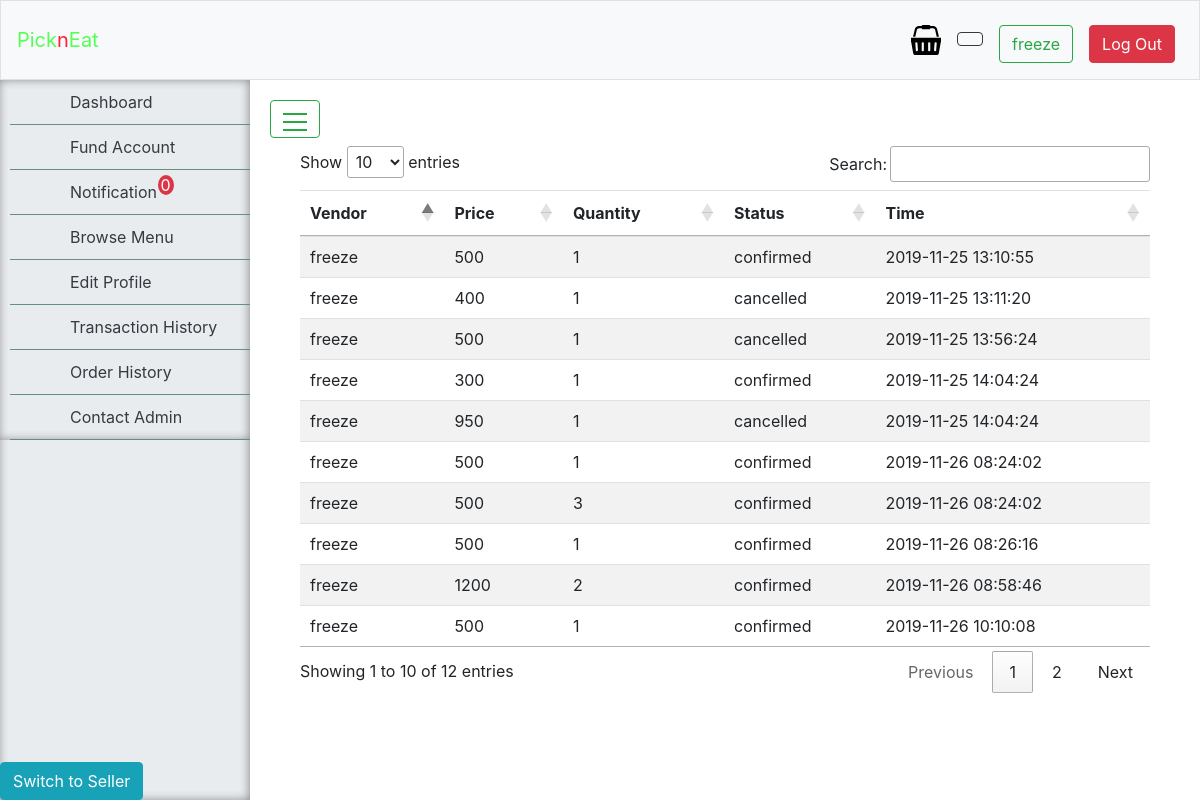
/order_history (signed in), run on the app's committed database.
### tables this page shows
CREATE TABLE "orders" (
	"id"	INTEGER NOT NULL PRIMARY KEY AUTOINCREMENT UNIQUE,
	"user"	TEXT NOT NULL,
	"vendor"	TEXT NOT NULL,
	"price"	INTEGER NOT NULL,
	"quantity"	INTEGER NOT NULL,
	"total_cost"	INTEGER NOT NULL,
	"status"	TEXT NOT NULL DEFAULT 'pending',
	"time_stamp"	TEXT NOT NULL
);

### router/router.py (the view)
    @app.route("/order_history", methods=["GET", "POST"])
    @login_required
    def order_history():
        return order_history_handler(request, database)

### application.py (called while the page is built)
@app.after_request
def after_request(response):
    response.headers["Cache-Control"] = "no-cache, no-store, must-revalidate"
    response.headers["Expires"] = 0
    response.headers["Pragma"] = "no-cache"
    return response

### controllers/log.py (called while the page is built)
def order_history_handler(request, database):
    if request.method == "GET":
        records = database.execute("SELECT * FROM orders WHERE user=:username", username=session.get("username"))
        return render_template("order_history.html", table=records)

### controllers/user.py (called while the page is built)
def login_required(f):
    @wraps(f)
    def decorated_function(*args, **kwargs):
        if not session.get("username"):
            return redirect("/login")
        return f(*args, **kwargs)
    return decorated_function

### templates/order_history.html (shortened to what this page needs)
{%extends "layout2.html" %}
{% block main %}
    {% if table %}
        <div class="container">
            <table id="table_id" class="table table-striped" style="width:100%">
                    <thead>
                        <tr>
                            <th>Vendor</th>
                            <th>Price</th>
                            <th>Quantity</th>
                            <th>Status</th>
                            <th>Time</th>
                        </tr>
                    </thead>
                    <tbody>
                        {% for order in table %}
                            <tr>
                                <td>{{order["vendor"]}}</td>
                                <td>{{order["price"]}}</td>
                                <td>{{order["quantity"]}}</td>
                                <td>{{order["status"]}}</td>
                                <td>{{order["time_stamp"]}}</td>
                            </tr>
                        {% endfor %}
                    </tbody>
            </table>
        </div>
    {% endif %}
{% endblock %}

### data on the page
orders: vendor "freeze", price "500", quantity "1", status "confirmed", time_stamp "2019-11-25 13:10:55"
orders: vendor "freeze", price "400", quantity "1", status "cancelled", time_stamp "2019-11-25 13:11:20"
orders: vendor "freeze", price "500", quantity "1", status "cancelled", time_stamp "2019-11-25 13:56:24"
orders: vendor "freeze", price "300", quantity "1", status "confirmed", time_stamp "2019-11-25 14:04:24"
orders: vendor "freeze", price "950", quantity "1", status "cancelled", time_stamp "2019-11-25 14:04:24"
orders: vendor "freeze", price "500", quantity "1", status "confirmed", time_stamp "2019-11-26 08:24:02"
orders: vendor "freeze", price "500", quantity "3", status "confirmed", time_stamp "2019-11-26 08:24:02"
orders: vendor "freeze", price "500", quantity "1", status "confirmed", time_stamp "2019-11-26 08:26:16"
orders: vendor "freeze", price "1200", quantity "2", status "confirmed", time_stamp "2019-11-26 08:58:46"
orders: vendor "freeze", price "500", quantity "1", status "confirmed", time_stamp "2019-11-26 10:10:08"

### other printed values
{{ session["username"] }} "freeze"
